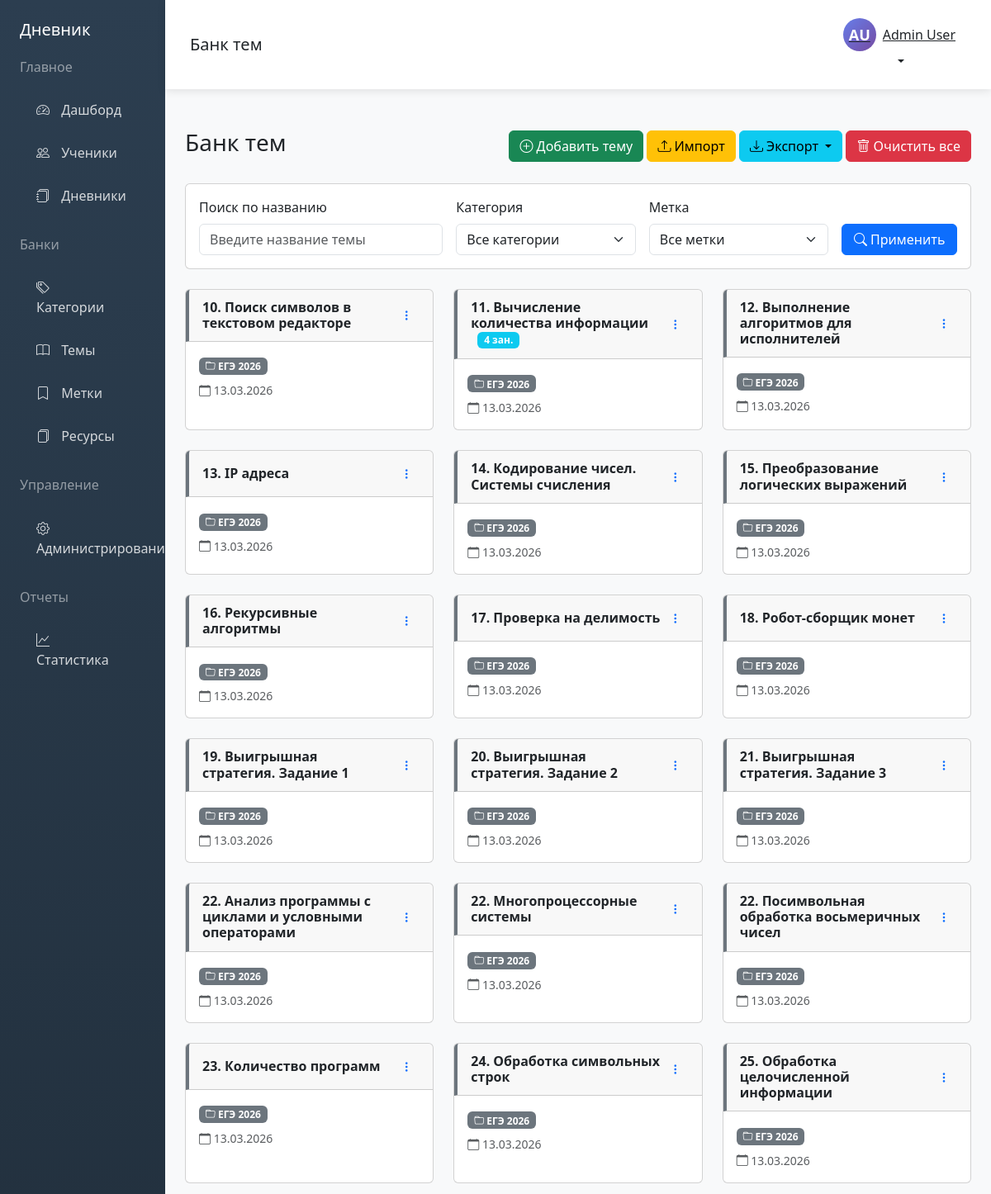
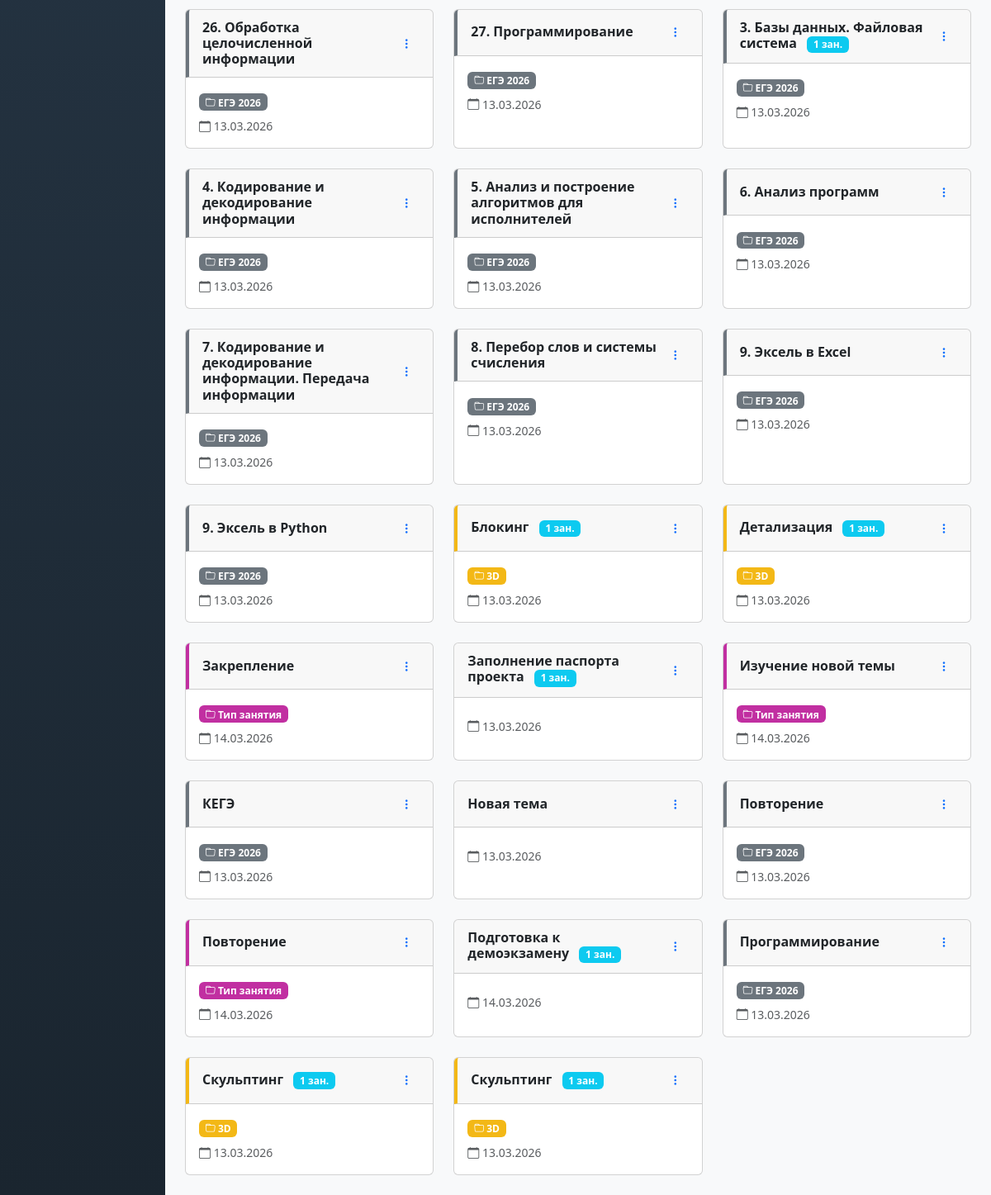
Page /topics.php (signed in) on the committed database (2 pictures, top to bottom).
### tables this page shows
CREATE TABLE `users` (
  `id` int(11) NOT NULL,
  `username` varchar(50) NOT NULL,
  `email` varchar(100) NOT NULL,
  `password_hash` varchar(255) NOT NULL,
  `first_name` varchar(50) NOT NULL,
  `last_name` varchar(50) NOT NULL,
  `middle_name` varchar(50) DEFAULT NULL,
  `phone` varchar(20) DEFAULT NULL,
  `role` enum('admin','tutor') DEFAULT 'tutor',
  `is_active` tinyint(1) DEFAULT 1,
  `created_at` timestamp NOT NULL DEFAULT current_timestamp(),
  `updated_at` timestamp NOT NULL DEFAULT current_timestamp() ON UPDATE current_timestamp(),
  `last_login` timestamp NULL DEFAULT NULL,
  `created_by` int(11) DEFAULT NULL
);

CREATE TABLE `topics` (
  `id` int(11) NOT NULL,
  `name` varchar(255) NOT NULL,
  `category_id` int(11) DEFAULT NULL,
  `created_by` int(11) DEFAULT NULL,
  `created_at` timestamp NOT NULL DEFAULT current_timestamp(),
  `updated_at` timestamp NOT NULL DEFAULT current_timestamp() ON UPDATE current_timestamp()
);

CREATE TABLE `categories` (
  `id` int(11) NOT NULL,
  `name` varchar(100) NOT NULL,
  `color` varchar(20) DEFAULT '#6c757d',
  `is_visible` tinyint(1) DEFAULT 1,
  `sort_order` int(11) DEFAULT 0,
  `created_by` int(11) DEFAULT NULL,
  `created_at` timestamp NOT NULL DEFAULT current_timestamp(),
  `updated_at` timestamp NOT NULL DEFAULT current_timestamp() ON UPDATE current_timestamp()
);

### config.php (called while the page is built, shortened)
<?php
function isAdmin() {
    return isset($_SESSION['user_role']) && $_SESSION['user_role'] === 'admin';
}
function getCurrentUser($pdo) {
    $stmt = $pdo->prepare("SELECT * FROM users WHERE id = ?");
    $stmt->execute([$_SESSION['user_id']]);
    return $stmt->fetch();
}
?>

### topics.php (the view, shortened to what this page needs)
<?php
require_once 'config.php';
$pageTitle = 'Банк тем';
$currentUser = getCurrentUser($pdo);
$searchTerm = $_GET['search'] ?? '';
$query = "
    SELECT
        t.*,
        c.name as category_name,
        c.color as category_color,
        GROUP_CONCAT(DISTINCT tg.name) as tag_names,
        GROUP_CONCAT(DISTINCT tg.id) as tag_ids,
        (SELECT COUNT(*) FROM lesson_topics lt WHERE lt.topic_id = t.id) as lessons_count
    FROM topics t
    LEFT JOIN categories c ON t.category_id = c.id
    LEFT JOIN topic_tags tt ON t.id = tt.topic_id
    LEFT JOIN tags tg ON tt.tag_id = tg.id
    WHERE 1=1
";
$params = [];
$query .= " GROUP BY t.id ORDER BY t.name";
$stmt = $pdo->prepare($query);
$stmt->execute($params);
$topics = $stmt->fetchAll();
include 'header.php';
?>
<div class="container-fluid px-4">
    <div class="d-flex justify-content-between align-items-center mb-4">
        <h1 class="h3">Банк тем</h1>
        <div>
            <button type="button" class="btn btn-success" onclick="showAddTopicModal()">
                <i class="bi bi-plus-circle"></i> Добавить тему
            </button>
            <button type="button" class="btn btn-warning" onclick="showImportModal()" <?php echo !isAdmin() ? 'disabled' : ''; ?>>
                <i class="bi bi-upload"></i> Импорт
            </button>
            <div class="btn-group">
                <button type="button" class="btn btn-info dropdown-toggle" data-bs-toggle="dropdown">
                    <i class="bi bi-download"></i> Экспорт
                </button>
            </div>
            <?php if (isAdmin()): ?>
            <button type="button" class="btn btn-danger" onclick="clearAllTopics()">
                <i class="bi bi-trash"></i> Очистить все
            </button>
            <?php endif; ?>
        </div>
    </div>
    <div class="card mb-4">
        <div class="card-body">
            <form method="GET" class="row g-3 align-items-end">
                <div class="col-md-4">
                    <label class="form-label">Поиск по названию</label>
                    <input type="text" class="form-control" name="search" value="<?php echo htmlspecialchars($searchTerm); ?>" placeholder="Введите название темы">
                </div>
                <div class="col-md-3">
                    <label class="form-label">Категория</label>
                    <select class="form-select" name="category">
                        <option value="">Все категории</option>
                    </select>
                </div>
                <div class="col-md-3">
                    <label class="form-label">Метка</label>
                    <select class="form-select" name="tag">
                        <option value="">Все метки</option>
                    </select>
                </div>
                <div class="col-md-2">
                    <button type="submit" class="btn btn-primary w-100">
                        <i class="bi bi-search"></i> Применить
                    </button>
                </div>
            </form>
        </div>
    </div>
    <div class="row" id="topicsGrid">
        <?php if (empty($topics)): ?>
            <div class="col-12">
                <div class="alert alert-info">
                    <i class="bi bi-info-circle"></i> Нет тем. Нажмите "Добавить тему", чтобы создать первую тему.
                </div>
            </div>
        <?php else: ?>
            <?php foreach ($topics as $topic): ?>
                <div class="col-xl-4 col-lg-6 col-md-6 mb-4" id="topic_<?php echo $topic['id']; ?>">
                    <div class="card h-100 topic-card">
                        <div class="card-header d-flex justify-content-between align-items-center"
                             style="<?php echo $topic['category_color'] ? 'border-left: 4px solid ' . $topic['category_color'] : ''; ?>">
                            <h6 class="mb-0 fw-bold">
                                <?php echo htmlspecialchars($topic['name']); ?>
                                <?php if ($topic['lessons_count'] > 0): ?>
                                    <span class="badge bg-info ms-2"><?php echo $topic['lessons_count']; ?> зан.</span>
                                <?php endif; ?>
                            </h6>
                            <div class="dropdown">
                                <button class="btn btn-sm btn-link" type="button" data-bs-toggle="dropdown">
                                    <i class="bi bi-three-dots-vertical"></i>
                                </button>
                            </div>
                        </div>
                        <div class="card-body">
                            <?php if ($topic['category_name']): ?>
                                <div class="mb-2">
                                    <span class="badge" style="background-color: <?php echo $topic['category_color']; ?>; color: white;">
                                        <i class="bi bi-folder"></i> <?php echo htmlspecialchars($topic['category_name']); ?>
                                    </span>
                                </div>
                            <?php endif; ?>
                            <small class="text-muted d-block mt-2">
                                <i class="bi bi-calendar"></i> <?php echo date('d.m.Y', strtotime($topic['created_at'])); ?>
                            </small>
                        </div>
                    </div>
                </div>
            <?php endforeach; ?>
        <?php endif; ?>
    </div>
</div>
<?php include 'footer.php'; ?>

### header.php (shortened to what this page needs)
<!DOCTYPE html>
<html lang="ru">
<head>
    <link href="https://cdn.jsdelivr.net/npm/bootstrap@5.3.0/dist/css/bootstrap.min.css" rel="stylesheet">
    <link rel="stylesheet" href="https://cdn.jsdelivr.net/npm/bootstrap-icons@1.11.0/font/bootstrap-icons.css">
</head>
<body>
    <div class="container-fluid">
        <div class="row">
            <div class="col-md-2 p-0 sidebar">
                <div class="p-4">
                    <h5 class="text-white mb-4">Дневник</h5>
                    <h6 class="text-white-50 mb-3">Главное</h6>
                    <nav class="nav flex-column">
                        <a class="nav-link <?php echo basename($_SERVER['PHP_SELF']) == 'dashboard.php' ? 'active' : ''; ?>" href="dashboard.php">
                            <i class="bi bi-speedometer2"></i> Дашборд
                        </a>
                        <a class="nav-link" href="students.php">
                            <i class="bi bi-people"></i> Ученики
                        </a>
                        <a class="nav-link" href="diaries.php">
                            <i class="bi bi-journals"></i> Дневники
                        </a>
                    </nav>
                    <h6 class="text-white-50 mt-4 mb-3">Банки</h6>
                    <nav class="nav flex-column">
                        <a class="nav-link" href="categories.php">
                            <i class="bi bi-tags"></i> Категории
                        </a>
                        <a class="nav-link" href="topics.php">
                            <i class="bi bi-book"></i> Темы
                        </a>
                        <a class="nav-link" href="tags.php">
                            <i class="bi bi-bookmark"></i> Метки
                        </a>
                        <a class="nav-link" href="resources.php">
                            <i class="bi bi-files"></i> Ресурсы
                        </a>
                    </nav>
                    <?php if (isAdmin()): ?>
                    <h6 class="text-white-50 mt-4 mb-3">Управление</h6>
                    <nav class="nav flex-column">
                        <a class="nav-link" href="admin.php">
                            <i class="bi bi-gear"></i> Администрирование
                        </a>
                    </nav>
                    <?php endif; ?>
                    <h6 class="text-white-50 mt-4 mb-3">Отчеты</h6>
                    <nav class="nav flex-column">
                        <a class="nav-link" href="statistics.php">
                            <i class="bi bi-graph-up"></i> Статистика
                        </a>
                    </nav>
                </div>
            </div>
            <div class="col-md-10 p-0 main-content">
                <div class="navbar-top d-flex justify-content-between align-items-center">
                    <h5 class="mb-0"><?php echo $pageTitle ?? 'Дашборд'; ?></h5>
                    <div class="d-flex align-items-center">
                        <div class="dropdown">
                            <button class="btn btn-link dropdown-toggle text-dark" type="button" data-bs-toggle="dropdown">
                                <div class="d-flex align-items-center">
                                    <div class="user-avatar me-2">
                                        <?php echo strtoupper(substr($currentUser['first_name'] ?? 'U', 0, 1) . substr($currentUser['last_name'] ?? 'U', 0, 1)); ?>
                                    </div>
                                    <span><?php echo $currentUser['first_name'] ?? 'Пользователь'; ?> <?php echo $currentUser['last_name'] ?? ''; ?></span>
                                </div>
                            </button>
                        </div>
                    </div>
                </div>
                <div class="p-4"></div>

### header.php (style rules this page uses)
.sidebar { min-height: 100vh; background: linear-gradient(180deg, #2c3e50 0%, #1a252f 100%); color: white; }
.sidebar .nav-link { color: rgba(255,255,255,0.8); padding: 12px 20px; margin: 2px 0; border-radius: 8px; transition: all 0.3s; }
.sidebar .nav-link i { margin-right: 10px; width: 20px; }
.main-content { background: #f8f9fa; min-height: 100vh; }
.navbar-top { background: white; box-shadow: 0 2px 10px rgba(0,0,0,0.1); padding: 15px 30px; }
.user-avatar { width: 40px; height: 40px; border-radius: 50%; background: linear-gradient(135deg, #667eea 0%, #764ba2 100%); color: white; display: flex; align-items: center; justify-content: center; font-weight: bold; font-size: 18px; }

### topics.php (style rules this page uses)
.topic-card { transition: transform 0.2s, box-shadow 0.2s; cursor: pointer; }
.topic-card .card-header { padding: 0.75rem 1rem; }

### rows in the picture
users: first_name+last_name "AU", first_name "Admin", last_name "User"
topics: name "10. Поиск символов в текстовом редакторе", category.name "ЕГЭ 2026", created_at "13.03.2026"
topics: name "11. Вычисление количества информации", lessons_count "4", category.name "ЕГЭ 2026", created_at "13.03.2026"
topics: name "12. Выполнение алгоритмов для исполнителей", category.name "ЕГЭ 2026", created_at "13.03.2026"
topics: name "13. IP адреса", category.name "ЕГЭ 2026", created_at "13.03.2026"
topics: name "14. Кодирование чисел. Системы счисления", category.name "ЕГЭ 2026", created_at "13.03.2026"
topics: name "15. Преобразование логических выражений", category.name "ЕГЭ 2026", created_at "13.03.2026"
topics: name "16. Рекурсивные алгоритмы", category.name "ЕГЭ 2026", created_at "13.03.2026"
topics: name "17. Проверка на делимость", category.name "ЕГЭ 2026", created_at "13.03.2026"
topics: name "18. Робот-сборщик монет", category.name "ЕГЭ 2026", created_at "13.03.2026"
topics: name "19. Выигрышная стратегия. Задание 1", category.name "ЕГЭ 2026", created_at "13.03.2026"
topics: name "20. Выигрышная стратегия. Задание 2", category.name "ЕГЭ 2026", created_at "13.03.2026"
topics: name "21. Выигрышная стратегия. Задание 3", category.name "ЕГЭ 2026", created_at "13.03.2026"
topics: name "22. Анализ программы с циклами и условными операторами", category.name "ЕГЭ 2026", created_at "13.03.2026"
topics: name "22. Многопроцессорные системы", category.name "ЕГЭ 2026", created_at "13.03.2026"
topics: name "22. Посимвольная обработка восьмеричных чисел", category.name "ЕГЭ 2026", created_at "13.03.2026"
topics: name "23. Количество программ", category.name "ЕГЭ 2026", created_at "13.03.2026"
topics: name "24. Обработка символьных строк", category.name "ЕГЭ 2026", created_at "13.03.2026"
topics: name "25. Обработка целочисленной информации", category.name "ЕГЭ 2026", created_at "13.03.2026"
topics: name "26. Обработка целочисленной информации", category.name "ЕГЭ 2026", created_at "13.03.2026"
topics: name "27. Программирование", category.name "ЕГЭ 2026", created_at "13.03.2026"
topics: name "3. Базы данных. Файловая система", lessons_count "1", category.name "ЕГЭ 2026", created_at "13.03.2026"
topics: name "4. Кодирование и декодирование информации", category.name "ЕГЭ 2026", created_at "13.03.2026"
topics: name "5. Анализ и построение алгоритмов для исполнителей", category.name "ЕГЭ 2026", created_at "13.03.2026"
topics: name "6. Анализ программ", category.name "ЕГЭ 2026", created_at "13.03.2026"
topics: name "7. Кодирование и декодирование информации. Передача информации", category.name "ЕГЭ 2026", created_at "13.03.2026"
topics: name "8. Перебор слов и системы счисления", category.name "ЕГЭ 2026", created_at "13.03.2026"
topics: name "9. Эксель в Excel", category.name "ЕГЭ 2026", created_at "13.03.2026"
topics: name "9. Эксель в Python", category.name "ЕГЭ 2026", created_at "13.03.2026"
topics: name "Блокинг", lessons_count "1", category.name "3D", created_at "13.03.2026"
topics: name "Детализация", lessons_count "1", category.name "3D", created_at "13.03.2026"
topics: name "Закрепление", category.name "Тип занятия", created_at "14.03.2026"
topics: name "Заполнение паспорта проекта", lessons_count "1", created_at "13.03.2026"
topics: name "Изучение новой темы", category.name "Тип занятия", created_at "14.03.2026"
topics: name "КЕГЭ", category.name "ЕГЭ 2026", created_at "13.03.2026"
topics: name "Новая тема", created_at "13.03.2026"
topics: name "Повторение", category.name "ЕГЭ 2026", created_at "13.03.2026"
topics: name "Повторение", category.name "Тип занятия", created_at "14.03.2026"
topics: name "Подготовка к демоэкзамену", lessons_count "1", created_at "14.03.2026"
topics: name "Программирование", category.name "ЕГЭ 2026", created_at "13.03.2026"
topics: name "Скульптинг", lessons_count "1", category.name "3D", created_at "13.03.2026"

### other values in the picture
$pageTitle "Банк тем"
